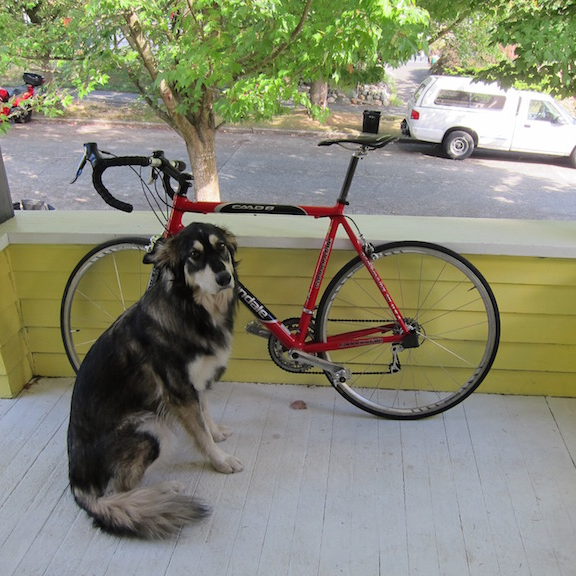
#> input picture apps/yololite/nets/yololite/init/image_in.png, 576 x 576 px
$ python preprocessing.py
#> lines starting #> are read from the running program, lines starting #| are printed output that depends on the picture
### apps/yololite/nets/yololite/init/fp_helper.py
# Copyright (c) 2024 Chair for Chip Design for Embedded Computing,
#                    Technische Universitaet Braunschweig, Germany
#                    www.tu-braunschweig.de/en/eis
#
# Use of this source code is governed by an MIT-style
# license that can be found in the LICENSE file or at
# https://opensource.org/licenses/MIT
#
import numpy as np


# Returns the number of bits necessary to represent an integer in binary, 2-complement format
def bit_width(a, b):
    if a > b:
        min_value = b
        max_value = a
    else:
        min_value = a
        max_value = b

    i = 0
    while max_neg_nint[i] > min_value or max_pos_nint[i] < max_value:
        i += 1

    # value = max(abs(min_value), abs(max_value)+1)
    # width = int(math.ceil(math.log2(value))+1)
    # print("min: ", min_value, ", max: ", max_value, " -> req bit width: ", width)
    return i


max_precision = 24
# maximal number with only fraction bits
max_fractions = []
for i in range(max_precision + 1):
    if i == 0:
        max_fractions.append(0)
        continue
    max_fractions.append(max_fractions[i - 1] + 1 / (2 ** i))

# maximal pos number with only integer bits
max_pos = []
for i in range(max_precision + 1):
    max_pos.append(2 ** (i - 1) - 1)

# maximal neg number with only integer bits
max_neg = []
for i in range(max_precision + 1):
    max_neg.append(-2 ** (i - 1))

max_pos_nint = []
for i in range(max_precision + 1):
    max_pos_nint.append(max_pos[i] + max_fractions[max_precision - i])

max_neg_nint = max_neg


# print("Fixpoint Format and related Min-/Max-values:")
# for i in range(max_precision+1):
#     print("fpf", i, ".", (max_precision-i), ": \t[min: ", max_neg_nint[i], ", \t max: ", max_pos_nint[i], "\t]" )


# [5 lines left out: function swap32, not called in this run]


def get_fpf(array, max_size=16):
    """Determines the fpf for a given array
    Args:
        array: the data (python's float/double)
        max_size: limits the fractional bit length (fixed point format)
    Returns:
        A touple of (integer, fractional) - bits
    """
    minv = np.min(array)
    maxv = np.max(array)
    width = bit_width(minv, maxv)
    return (width, max_size - width)


def float_to_fpf(array, fpf):
    """Converts a given array to a given fixed point format
    Args:
        array: the data (python's float/double)
        fpf: A touple of fixed point format (integer, fractional) - bits
    Returns:
        The converted array as np.int32
    """
    # [4 lines of commented-out code are left out]
    return np.int32(array * np.left_shift(1, fpf[1]))


# [22 lines left out: functions fpf_to_float, quantize, not called in this run]

### apps/yololite/nets/yololite/init/preprocessing.py
# Copyright (c) 2024 Chair for Chip Design for Embedded Computing,
#                    Technische Universitaet Braunschweig, Germany
#                    www.tu-braunschweig.de/en/eis
#
# Use of this source code is governed by an MIT-style
# license that can be found in the LICENSE file or at
# https://opensource.org/licenses/MIT
#
from fp_helper import get_fpf, float_to_fpf
import cv2
import numpy as np

setting_fpf_input = 14
output_file = "../input/l000.bin"

frame = cv2.imread('../init/image_in.png')
#> frame is the input picture: shape (576, 576, 3); mean B, G, R 116.3, 135.8, 134.4

hsize = frame.shape[1]
#> hsize = 576
vsize = frame.shape[0]
#> vsize = 576

# cut rectangle ROI from image
frame = frame[0:vsize,int((hsize-vsize)/2):int((hsize-vsize)/2+vsize),0:3]

frame_small = cv2.resize(frame, (224, 224), interpolation=cv2.INTER_NEAREST)
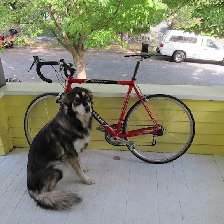
#> frame_small: shape (224, 224, 3); mean B, G, R 116.1, 135.7, 134.3

inpImg = frame_small.copy().astype(np.float32)
image_bgr = cv2.cvtColor(inpImg, cv2.COLOR_RGB2BGR)
image_resized = cv2.resize(image_bgr, (224, 224), interpolation=cv2.INTER_NEAREST)
image_np_expanded = np.expand_dims(image_resized, axis=0)
image_np_expanded = np.array(image_np_expanded, dtype='f')
image_np_expanded -= np.min(image_np_expanded)  # 0 to max
image_np_expanded /= np.max(image_np_expanded)  # 0 to 1

input_fpf = get_fpf(image_np_expanded, setting_fpf_input)
#> in get_fpf, `minv = np.min(array)`: minv = 0
#> in get_fpf, `maxv = np.max(array)`: maxv = 1
#> in bit_width, `min_value = a`: min_value = 0
#> in bit_width, `max_value = b`: max_value = 1
#> the loop in bit_width, `while max_neg_nint[i] > min_value or max_pos_nint[i] < max_value:` made 2 passes
#> i on passes 1 to 2: 1, 2
#> after the loop in bit_width, `while max_neg_nint[i] > min_value or max_pos_nint[i] < max_value:`: i = 2
#> input_fpf = (2, 12)
data_input_fixp = float_to_fpf(image_np_expanded, input_fpf)
transfer_frame = data_input_fixp[0, :, :, :].astype(np.int16)
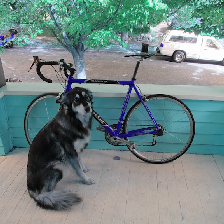
#> transfer_frame: shape (224, 224, 3) int16; mean of channels 0, 1, 2 2157.2, 2179.3, 1864.1; drawn with min black and max white

input_buffer = np.zeros((3*224*224), dtype=np.int16)
input_channel_0 = transfer_frame[0:224, 0:224, 0].flatten()
input_channel_1 = transfer_frame[0:224, 0:224, 1].flatten()
input_channel_2 = transfer_frame[0:224, 0:224, 2].flatten()

np.copyto(input_buffer[0:224*224], input_channel_0)
np.copyto(input_buffer[224*224:2*224*224], input_channel_1)
np.copyto(input_buffer[2*224*224:3*224*224], input_channel_1)

f = open(output_file, "wb")
f.write(input_buffer)
f.close()
